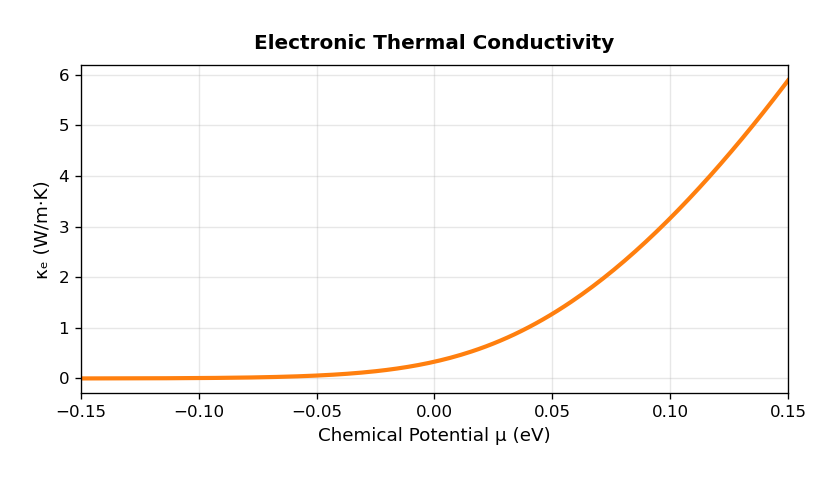

Write the Python code that produced this figure.
import numpy as np
import matplotlib.pyplot as plt
import mpmath as mp

# Physical constants
k_B = 1.380649e-23        # Boltzmann constant, J/K
eV_to_J = 1.602176634e-19 # 1 eV in J
e = 1.602176634e-19       # Elementary charge, C
h = 6.62607015e-34        # Planck constant, J·s
hbar = h / (2 * np.pi)    # Reduced Planck constant, J·s
m_e = 9.1093837015e-31    # Electron mass, kg

# Material parameters for Bi₂Te₃ at 300K
T = 300.0                 # Temperature, K
m_star = 1.06 * m_e       # Effective mass, kg
mu_mobility = 0.02        # Mobility, m²/V·s (200 cm²/V·s)
g3D_prefactor = (1/(2*np.pi**2)) * ((2*m_star/hbar**2)**1.5)
C = e * mu_mobility * g3D_prefactor * (k_B * T)**1.5  # Conductivity prefactor

gamma_3_2 = float(mp.gamma(1.5))  # Γ(3/2)
D = mp.e**(-mp.pi**2 * k_B / (3 * e * 116e-6))  # Empirical D

# Chemical potential range
mu_eV = np.linspace(-0.15, 0.15, 200)

# Compute κₑ
kappa_e_vals = []
for mu in mu_eV:
    mu_J = mu * eV_to_J
    eta = mu_J / (k_B * T)
    z = -mp.e**(eta)
    Li_half = float(mp.polylog(0.5, z).real)
    Li_3half = float(mp.polylog(1.5, z).real)
    R = abs(Li_half / Li_3half)
    L_SI = (1.5 + D**R) * 1e-8  # Lorenz number in W·Ω·K⁻²
    sigma = -C * gamma_3_2 * Li_3half  # Electrical conductivity (S/m)
    kappa_e_vals.append(L_SI * abs(sigma) * T)

kappa_e_vals = np.array(kappa_e_vals)

plt.style.use('default')
fig, ax = plt.subplots(figsize=(7, 4), dpi=120)

ax.plot(mu_eV, kappa_e_vals, color='#ff7f0e', linewidth=2.5)
ax.set_xlabel('Chemical Potential μ (eV)', fontsize=11)
ax.set_ylabel('κₑ (W/m·K)', fontsize=11)
ax.set_title('Electronic Thermal Conductivity', fontsize=12, fontweight='bold', pad=10)
ax.grid(True, alpha=0.3)
ax.set_xlim(mu_eV[0], mu_eV[-1])
ax.tick_params(labelsize=10)

plt.tight_layout(pad=2.0)
plt.savefig("Kappa_e")
plt.show()
